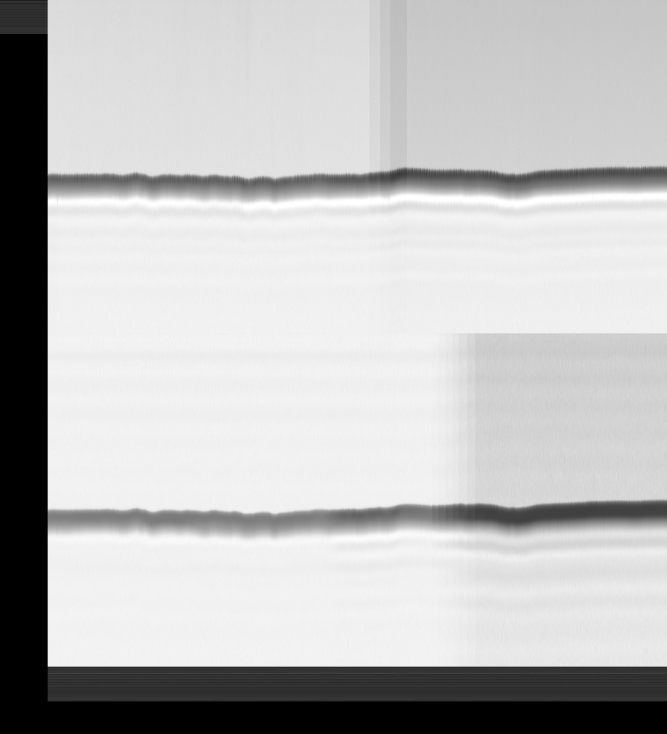
%> input picture GulfOfMexico/ExamplePNG-09-24/FL11267193310.png, 2000 x 2200 px (shown at 1/3 size)
$ octave --eval "result = extract_data_from_png('ExamplePNG-09-24/FL11267193310.png');"   (GNU Octave 9; MATLAB toolbox functions it lacks are replaced by stand-ins)
%> lines starting %> are read from the running program, lines starting %| are printed output that depends on the picture
### GulfOfMexico/read_aux.m
function [time, lat, lon, co_gain, x_gain, tilt, temp] = read_aux(shot_data)
% SPDX-License-Identifier: BSD-3-Clause

%% Time
hr = str2double(char(shot_data(2094+1:2095+1))');
mn = str2double(char(shot_data(2096+1:2097+1))');
fs = str2double(char(shot_data(2098+1:2103+1))');
time = hr + mn/60 + fs/3600;

%% Latitute and Longitude
lat = str2double(char(shot_data(2001+1:2009+1))');
lon = str2double(char(shot_data(2012+1:2020+1))');

%% PMT Gains
V0 = str2double(char(shot_data(2023+1:2029+1))');
co_gain = 10^(-3.0332+23.395*log10(V0) - 12.664*(log10(V0))^2);

V1 = str2double(char(shot_data(2031+1:2037+1))');
x_gain = 10^(-2.8862+23.239*log10(V1) - 12.152*(log10(V1))^2);

%% Tilt

tilt = 100*str2double(char(shot_data(2047+1:2053+1))');

%% Temperature

temp = 5.096*str2double(char(shot_data(2055+1:2062+1))') - 0.3129;

end

### GulfOfMexico/convert_shot.m
function icath = convert_shot(shot_data, co_gain, x_gain, pol)

% SPDX-License-Identifier: BSD-3-Clause

shot_data = double(shot_data);

if strcmp(pol,'co')
    vlog = 0.0017333*shot_data(1:1000) - 0.42262;       % V
    vlog = 1.41421*vlog;                                % Account for 3dB attenuator
    vlin = 10.^(-8*(0.486+vlog));                       % Convert to positive value
    icath = vlin/(50*co_gain);                          % Photocathode current
end

if strcmp(pol,'x')
    vlog = 0.00173536*shot_data(1001:2000) - 0.42225;   % V
    vlog = 1.41421*vlog;                                % Account for 3dB attenuator
    vlin = 10.^(-8*(0.486+vlog));                       % Convert to positive value
    icath = vlin/(50*x_gain);                           % Photocathode current
end

if strcmp(pol,'de')
    vlog = 0.0017333*shot_data(1:1000) - 0.42262;       % V
    vlog = 1.41421*vlog;                                % Account for 3dB attenuator
    vlin = 10.^(-8*(0.486+vlog));                       % Convert to positive value
    icath_co = vlin/(50*co_gain);                       % Photocathode current

    vlog = 0.00173536*shot_data(1001:2000) - 0.42225;   % V
    vlog = 1.41421*vlog;                                % Account for 3dB attenuator
    vlin = 10.^(-8*(0.486+vlog));                       % Convert to positive value
    icath_x = vlin/(50*x_gain);                         % Photocathode current

    icath = icath_x ./ icath_co;
end

end

### GulfOfMexico/extract_data_from_png.m
function datastruct = extract_data_from_png(filename)
%> called with filename = 'ExamplePNG-09-24/FL11267193310.png'
% SPDX-License-Identifier: BSD-3-Clause

rawdata = imread(filename);
%> rawdata is the input picture: size 2200x2000 uint8; min 0, max 255, mean 189.6

file_parts = strsplit(filename, filesep);

cur_date = file_parts{end-1};
cur_filename = file_parts{end};

numshots = size(rawdata,2);
%> numshots = 2000

time = zeros(1,numshots);
lat = zeros(1,numshots);
lon = zeros(1,numshots);
co_gain = zeros(1,numshots);
x_gain = zeros(1,numshots);
tilt = zeros(1,numshots);
temp = zeros(1,numshots);
icath_co = zeros(1000,numshots);
icath_x = zeros(1000,numshots);
date = cell(1,numshots);
PNG_file = cell(1,numshots);
PNG_column = zeros(1,numshots);

for i = 1:numshots
    shot_data = rawdata(:,i);
    [time(i), lat(i), lon(i), co_gain(i), x_gain(i), tilt(i), temp(i)] = read_aux(shot_data);
    date{i} = cur_date;
    PNG_file{i} = cur_filename;
    PNG_column(i) = i;
    icath_co(:,i) = convert_shot(shot_data, co_gain(i), x_gain(i), 'co');
    icath_x(:,i) = convert_shot(shot_data, co_gain(i), x_gain(i), 'x');
end
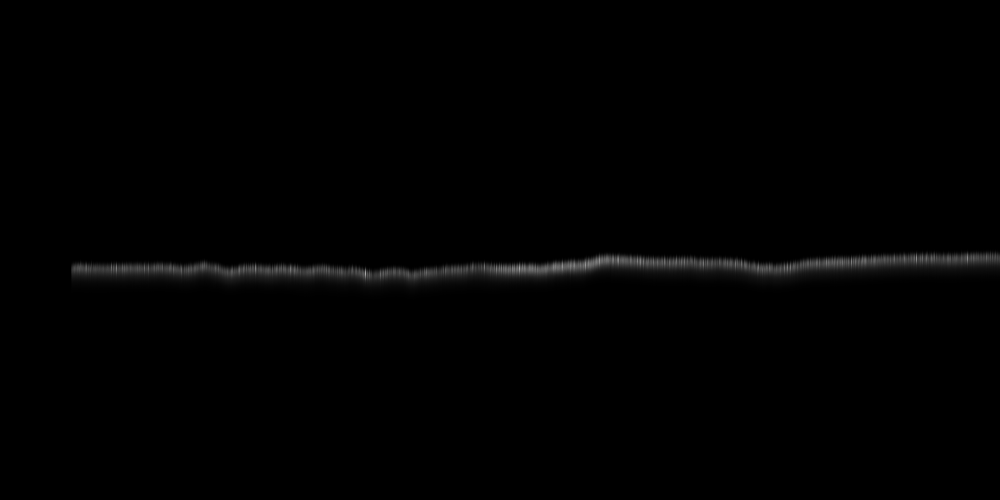
%> icath_co: size 1000x2000 double (shown at 1/2 size); 7.15% of the values are NaN or infinite; the others: min 9.9e-10, max 1.42e-05, mean 1.1e-07; drawn with min black, max white, NaN and infinite black
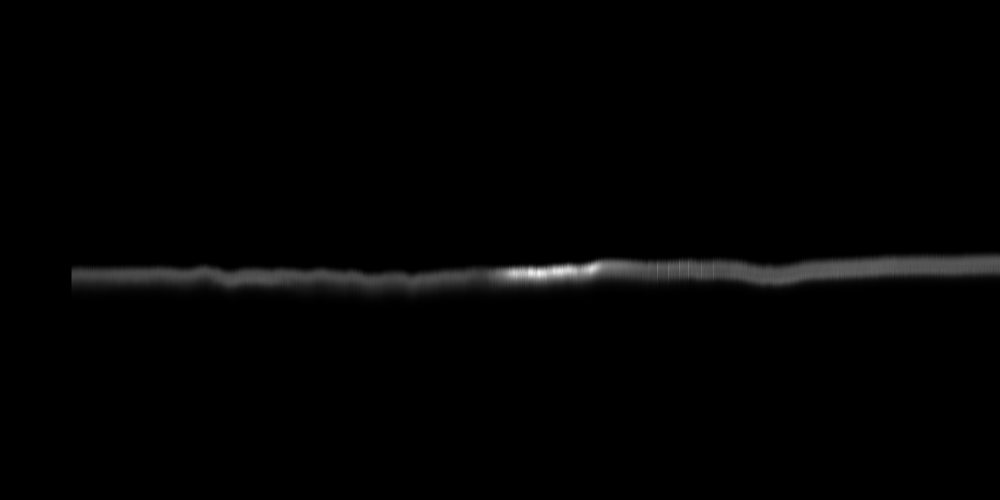
%> icath_x: size 1000x2000 double (shown at 1/2 size); 7.15% of the values are NaN or infinite; the others: min 2.95e-10, max 2.79e-06, mean 3.73e-08; drawn with min black, max white, NaN and infinite black

datastruct.time = time;
datastruct.lat = lat;
datastruct.lon = lon;
datastruct.co_gain = co_gain;
datastruct.x_gain = x_gain;
datastruct.tilt = tilt;
datastruct.temp = temp;
datastruct.icath_co = icath_co;
datastruct.icath_x = icath_x;
datastruct.date = date;
datastruct.PNG_file = PNG_file;
datastruct.PNG_column = PNG_column;

end

$ run again, on GulfOfMexico/ExamplePNG-09-24/FL11267193730.png
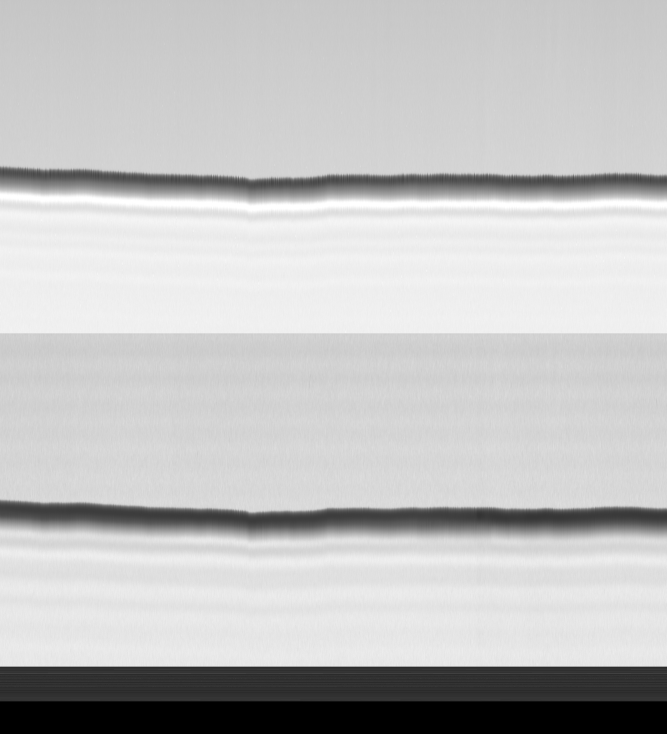
%> input picture GulfOfMexico/ExamplePNG-09-24/FL11267193730.png, 2000 x 2200 px (shown at 1/3 size)
%> in extract_data_from_png, rawdata is the input picture: size 2200x2000 uint8; min 0, max 255, mean 194.1
%> the loop in extract_data_from_png, `for i = 1:numshots` made 2000 passes
%> (fs in read_aux, time in read_aux, co_gain in read_aux, x_gain in read_aux, tilt in read_aux, temp in read_aux) on passes 1 to 3: (30, 19.62, 1070.3, 8550.9, 160.8, 28.27), (30.03, 19.63, 1059.8, 8568.1, 160.7, 28.24), (30.07, 19.63, 1059.8, 8655.6, 160.7, 28.25)
%> after the loop in extract_data_from_png, `for i = 1:numshots`:
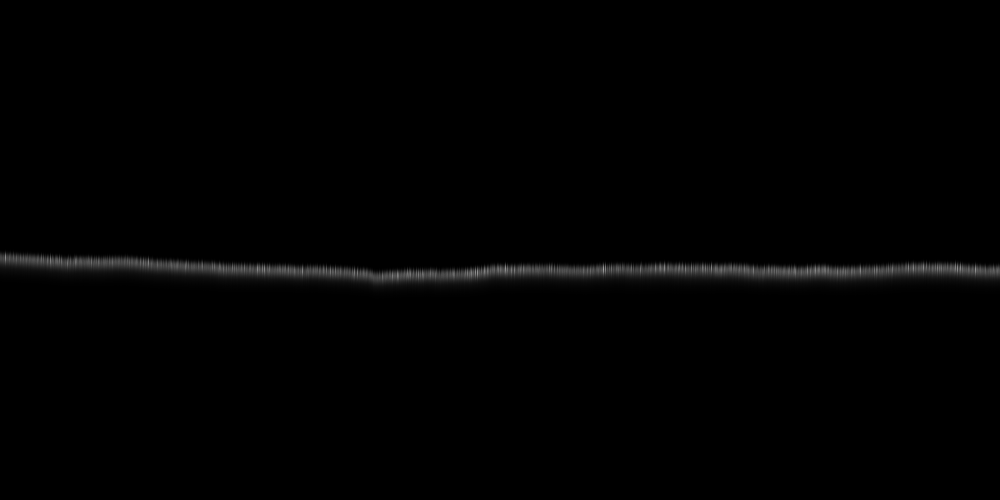
%> icath_co: size 1000x2000 double (shown at 1/2 size); min 1.42e-09, max 1.35e-05, mean 1.08e-07; drawn with min black and max white
%> after the loop in extract_data_from_png, `for i = 1:numshots`:
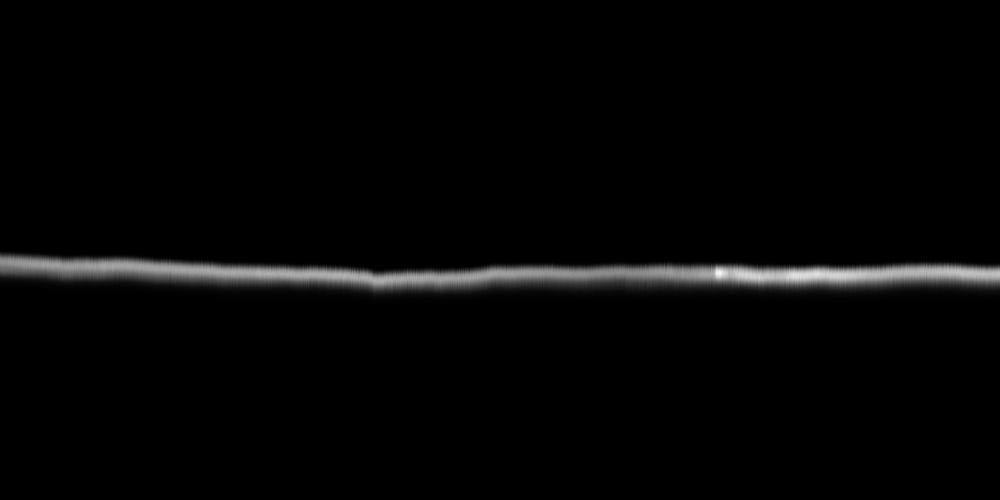
%> icath_x: size 1000x2000 double (shown at 1/2 size); min 2.79e-10, max 1.81e-06, mean 3.88e-08; drawn with min black and max white

$ run again, on GulfOfMexico/ExamplePNG-09-24/FL11267193836.png
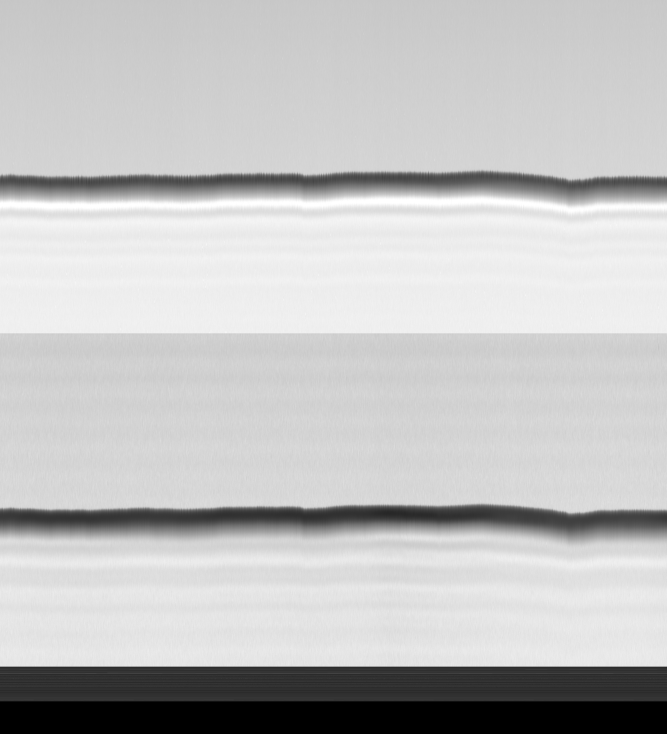
%> input picture GulfOfMexico/ExamplePNG-09-24/FL11267193836.png, 2000 x 2200 px (shown at 1/3 size)
%> in extract_data_from_png, rawdata is the input picture: size 2200x2000 uint8; min 0, max 255, mean 193.3
%> the loop in extract_data_from_png, `for i = 1:numshots` made 2000 passes
%> (fs in read_aux, co_gain in read_aux, x_gain in read_aux, tilt in read_aux, temp in read_aux) on passes 1 to 3: (36.66, 1065, 8550.9, 161, 28.01), (36.69, 1039.2, 8516.1, 160.8, 28.05), (36.73, 1075.5, 8533.2, 160.7, 28.07)
%> after the loop in extract_data_from_png, `for i = 1:numshots`:
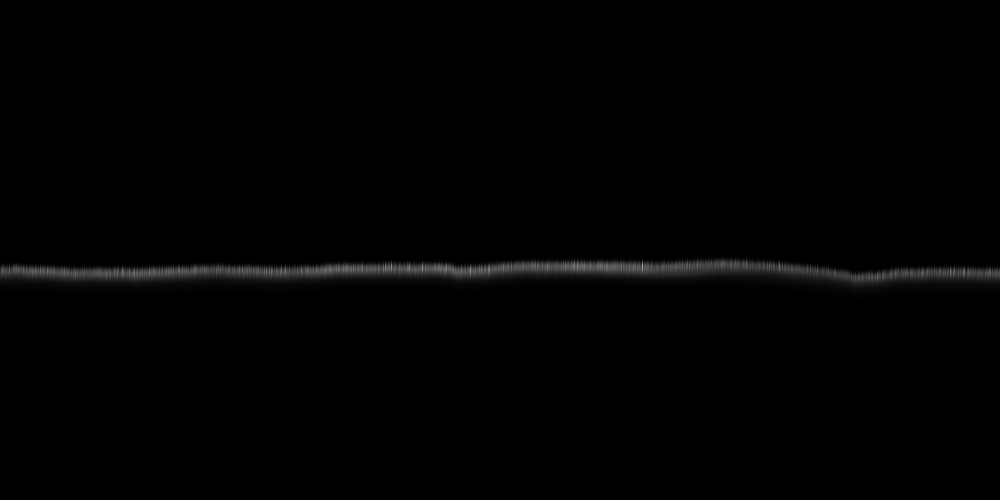
%> icath_co: size 1000x2000 double (shown at 1/2 size); min 1.43e-09, max 1.53e-05, mean 1.2e-07; drawn with min black and max white
%> after the loop in extract_data_from_png, `for i = 1:numshots`:
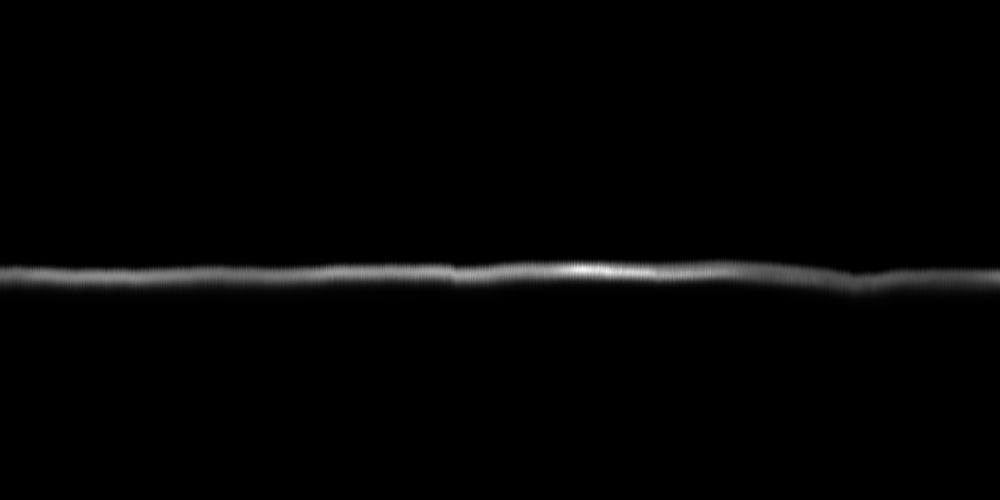
%> icath_x: size 1000x2000 double (shown at 1/2 size); min 2.95e-10, max 3.27e-06, mean 5.2e-08; drawn with min black and max white

$ run again, on GulfOfMexico/ExamplePNG-09-24/FL11267193943.png
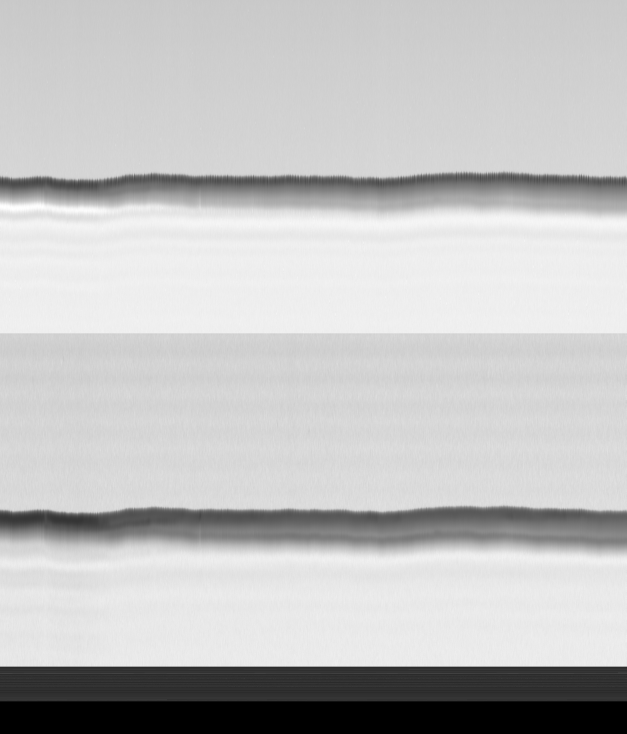
%> input picture GulfOfMexico/ExamplePNG-09-24/FL11267193943.png, 1879 x 2200 px (shown at 1/3 size)
%> in extract_data_from_png, rawdata is the input picture: size 2200x1879 uint8; min 0, max 255, mean 193.9
%> the loop in extract_data_from_png, `for i = 1:numshots` made 1879 passes
%> (fs in read_aux, co_gain in read_aux, x_gain in read_aux, tilt in read_aux, temp in read_aux) on passes 1 to 3: (43.32, 1062.4, 8568.1, 161.2, 27.82), (43.35, 1059.8, 8568.1, 161.1, 27.83), (43.39, 1052, 8603.1, 161.4, 27.82)
%> after the loop in extract_data_from_png, `for i = 1:numshots`:
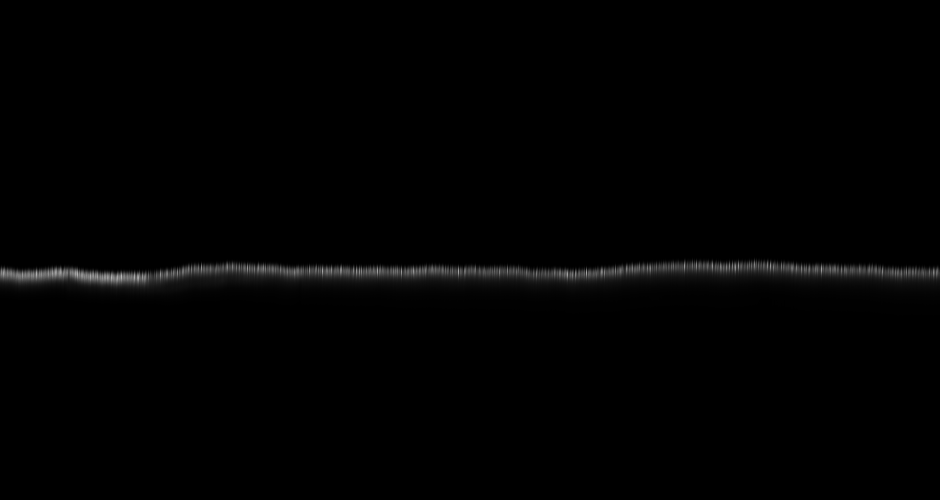
%> icath_co: size 1000x1879 double (shown at 1/2 size); min 1.44e-09, max 9.81e-06, mean 8.74e-08; drawn with min black and max white
%> after the loop in extract_data_from_png, `for i = 1:numshots`:
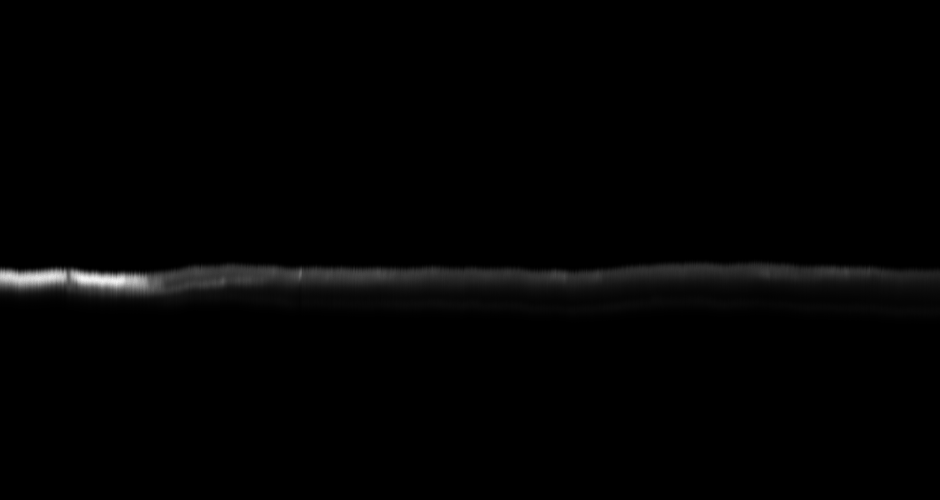
%> icath_x: size 1000x1879 double (shown at 1/2 size); min 2.57e-10, max 1.75e-06, mean 2.04e-08; drawn with min black and max white
